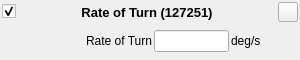
<?xml version="1.0" encoding="UTF-8"?>
<!-- Copyright (C) 2024-2026 RF StateSide LLC; SPDX-License-Identifier: AGPL-3.0-or-later -->
<ui version="4.0">
 <class>RateOfTurn127251</class>
 <widget class="QWidget" name="RateOfTurn127251">
  <property name="geometry">
   <rect>
    <x>0</x>
    <y>0</y>
    <width>300</width>
    <height>60</height>
   </rect>
  </property>
  <property name="focusPolicy">
   <enum>Qt::FocusPolicy::StrongFocus</enum>
  </property>
  <property name="windowTitle">
   <string>Form</string>
  </property>
  <layout class="QVBoxLayout" name="verticalLayout">
   <property name="spacing">
    <number>2</number>
   </property>
   <property name="leftMargin">
    <number>2</number>
   </property>
   <property name="topMargin">
    <number>2</number>
   </property>
   <property name="rightMargin">
    <number>2</number>
   </property>
   <property name="bottomMargin">
    <number>2</number>
   </property>
   <item>
    <layout class="QHBoxLayout" name="horizontalLayout_2">
     <item>
      <widget class="QCheckBox" name="checkBoxEnabled">
       <property name="text">
        <string/>
       </property>
       <property name="checked">
        <bool>true</bool>
       </property>
      </widget>
     </item>
     <item>
      <spacer name="horizontalSpacer">
       <property name="orientation">
        <enum>Qt::Orientation::Horizontal</enum>
       </property>
       <property name="sizeHint" stdset="0">
        <size>
         <width>40</width>
         <height>20</height>
        </size>
       </property>
      </spacer>
     </item>
     <item>
      <widget class="QLabel" name="labelTitle">
       <property name="font">
        <font>
         <pointsize>10</pointsize>
         <bold>true</bold>
        </font>
       </property>
       <property name="text">
        <string>Rate of Turn (127251)</string>
       </property>
       <property name="alignment">
        <set>Qt::AlignmentFlag::AlignCenter</set>
       </property>
      </widget>
     </item>
     <item>
      <spacer name="horizontalSpacer_2">
       <property name="orientation">
        <enum>Qt::Orientation::Horizontal</enum>
       </property>
       <property name="sizeHint" stdset="0">
        <size>
         <width>40</width>
         <height>20</height>
        </size>
       </property>
      </spacer>
     </item>
     <item>
      <widget class="QPushButton" name="pushButtonRemove">
       <property name="minimumSize">
        <size>
         <width>20</width>
         <height>20</height>
        </size>
       </property>
       <property name="maximumSize">
        <size>
         <width>20</width>
         <height>20</height>
        </size>
       </property>
       <property name="text">
        <string/>
       </property>
      </widget>
     </item>
    </layout>
   </item>
   <item>
    <layout class="QHBoxLayout" name="horizontalLayout">
     <item>
      <widget class="QLabel" name="labelRateOfTurn">
       <property name="minimumSize">
        <size>
         <width>150</width>
         <height>22</height>
        </size>
       </property>
       <property name="maximumSize">
        <size>
         <width>150</width>
         <height>16777215</height>
        </size>
       </property>
       <property name="text">
        <string>Rate of Turn</string>
       </property>
       <property name="alignment">
        <set>Qt::AlignmentFlag::AlignRight|Qt::AlignmentFlag::AlignTrailing|Qt::AlignmentFlag::AlignVCenter</set>
       </property>
      </widget>
     </item>
     <item>
      <widget class="QLineEdit" name="lineEditRateOfTurn">
       <property name="minimumSize">
        <size>
         <width>75</width>
         <height>22</height>
        </size>
       </property>
       <property name="maximumSize">
        <size>
         <width>75</width>
         <height>16777215</height>
        </size>
       </property>
       <property name="inputMethodHints">
        <set>Qt::InputMethodHint::ImhNone</set>
       </property>
      </widget>
     </item>
     <item>
      <widget class="ClickableLabel" name="labelUnitsRateOfTurn">
       <property name="minimumSize">
        <size>
         <width>50</width>
         <height>22</height>
        </size>
       </property>
       <property name="toolTip">
        <string>&lt;html&gt;&lt;head/&gt;&lt;body&gt;&lt;p&gt;Click to change units&lt;/p&gt;&lt;/body&gt;&lt;/html&gt;</string>
       </property>
       <property name="text">
        <string>deg/s</string>
       </property>
      </widget>
     </item>
    </layout>
   </item>
  </layout>
 </widget>
 <customwidgets>
  <customwidget>
   <class>ClickableLabel</class>
   <extends>QLabel</extends>
   <header location="global">clickablelabel.h</header>
  </customwidget>
 </customwidgets>
 <resources/>
 <connections/>
</ui>
